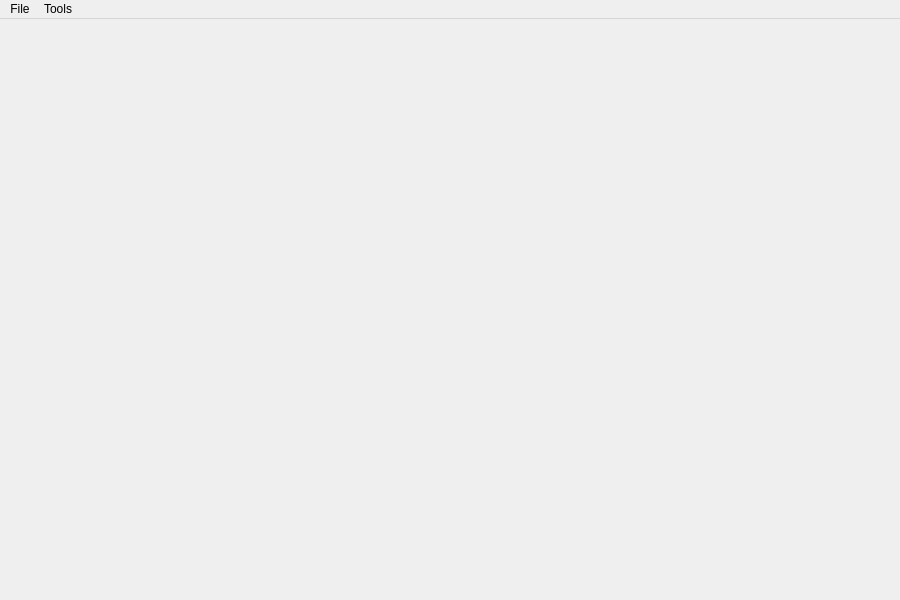
<?xml version="1.0" encoding="UTF-8"?>
<ui version="4.0">
 <class>MainWindow</class>
 <widget class="QMainWindow" name="MainWindow">
  <property name="geometry">
   <rect>
    <x>0</x>
    <y>0</y>
    <width>900</width>
    <height>600</height>
   </rect>
  </property>
  <property name="minimumSize">
   <size>
    <width>400</width>
    <height>300</height>
   </size>
  </property>
  <property name="windowTitle">
   <string>Talpa - Referenced Model</string>
  </property>
  <widget class="QWidget" name="centralwidget">
   <layout class="QHBoxLayout" name="horizontalLayout_2"/>
  </widget>
  <widget class="QMenuBar" name="menubar">
   <property name="geometry">
    <rect>
     <x>0</x>
     <y>0</y>
     <width>900</width>
     <height>21</height>
    </rect>
   </property>
   <widget class="QMenu" name="menuFile">
    <property name="title">
     <string>File</string>
    </property>
    <addaction name="actionClose"/>
   </widget>
   <widget class="QMenu" name="menuTools">
    <property name="title">
     <string>Tools</string>
    </property>
    <addaction name="actionOptimizeSource"/>
   </widget>
   <addaction name="menuFile"/>
   <addaction name="menuTools"/>
  </widget>
  <action name="actionClose">
   <property name="text">
    <string>Close</string>
   </property>
  </action>
  <action name="actionOptimizeSource">
   <property name="text">
    <string>Optimize solution</string>
   </property>
   <property name="toolTip">
    <string>ModelScene.reference.optimize</string>
   </property>
  </action>
 </widget>
 <resources/>
 <connections>
  <connection>
   <sender>actionClose</sender>
   <signal>triggered()</signal>
   <receiver>MainWindow</receiver>
   <slot>close()</slot>
   <hints>
    <hint type="sourcelabel">
     <x>-1</x>
     <y>-1</y>
    </hint>
    <hint type="destinationlabel">
     <x>436</x>
     <y>347</y>
    </hint>
   </hints>
  </connection>
 </connections>
</ui>
